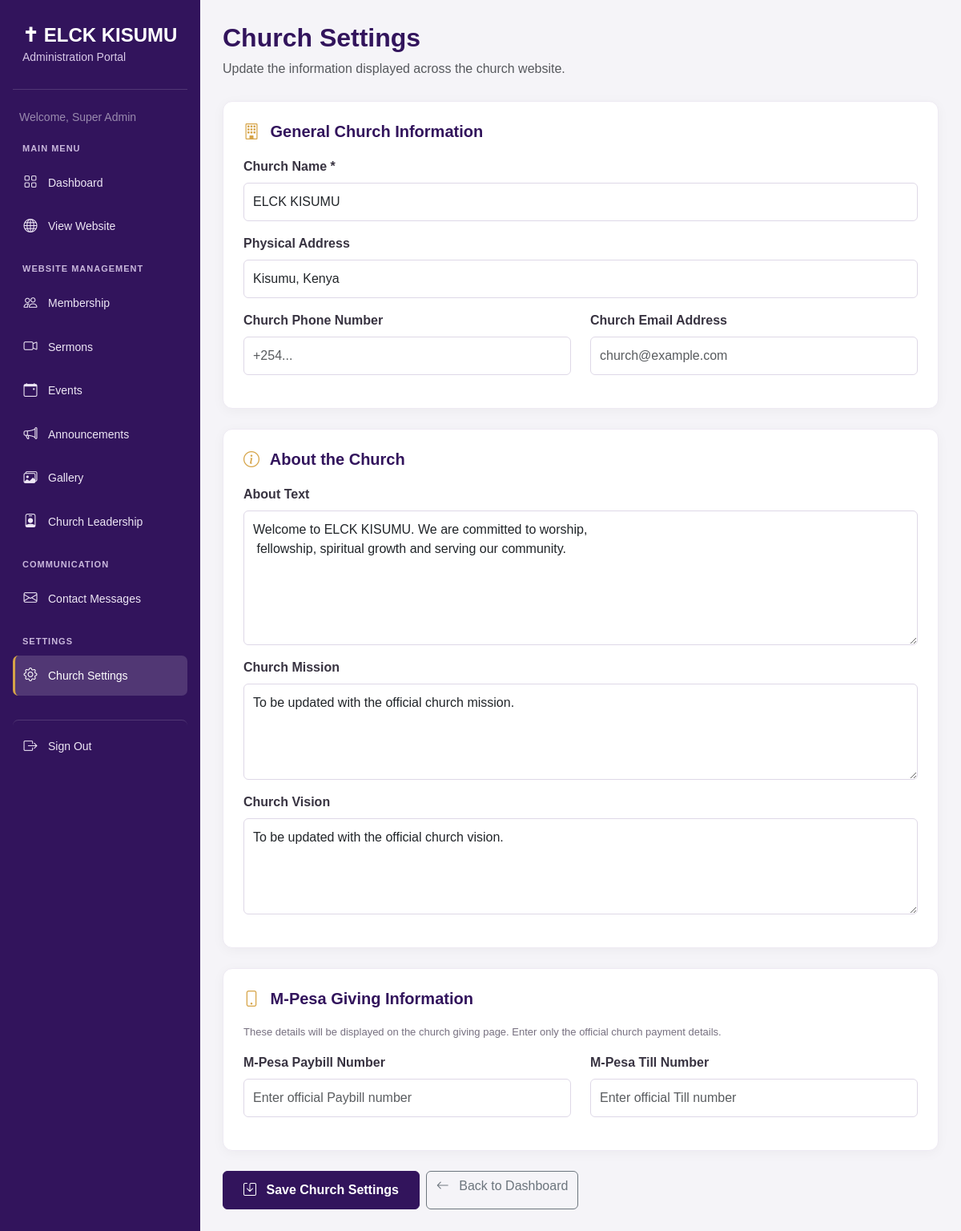
Page /admin/settings.php (signed in) on the committed database.
### tables this page shows
CREATE TABLE `church_info` (
  `id` int(11) NOT NULL,
  `church_name` varchar(150) NOT NULL,
  `address` varchar(255) DEFAULT NULL,
  `phone` varchar(30) DEFAULT NULL,
  `email` varchar(150) DEFAULT NULL,
  `mission` text DEFAULT NULL,
  `vision` text DEFAULT NULL,
  `about_text` text DEFAULT NULL,
  `paybill` varchar(50) DEFAULT NULL,
  `till_number` varchar(50) DEFAULT NULL,
  `updated_at` timestamp NOT NULL DEFAULT current_timestamp() ON UPDATE current_timestamp()
);

### admin/settings.php (the view, shortened to what this page needs)
<?php
require_once 'auth.php';
function e($value) {
    return htmlspecialchars((string)$value, ENT_QUOTES, 'UTF-8');
}
$stmt = $pdo->query("
    SELECT * FROM church_info
    ORDER BY id ASC LIMIT 1
");
$settings = $stmt->fetch();
?>
<!DOCTYPE html>
<html lang="en">
<head>
    <link href="https://cdn.jsdelivr.net/npm/bootstrap@5.3.3/dist/css/bootstrap.min.css" rel="stylesheet">
    <link rel="stylesheet" href="https://cdn.jsdelivr.net/npm/bootstrap-icons@1.11.3/font/bootstrap-icons.min.css">
</head>
<body>
<aside class="sidebar">
    <div class="sidebar-brand">
        <h4>✝ ELCK KISUMU</h4>
        <small>Administration Portal</small>
    </div>
    <p class="small text-white-50 px-2">
        Welcome, <?= e($_SESSION['admin_name'] ?? 'Administrator') ?>
    </p>
    <div class="sidebar-label">MAIN MENU</div>
    <a href="index.php">
        <i class="bi bi-grid"></i> Dashboard
    </a>
    <a href="../index.php" target="_blank" rel="noopener">
        <i class="bi bi-globe"></i> View Website
    </a>
    <div class="sidebar-label">WEBSITE MANAGEMENT</div>
    <a href="members.php">
        <i class="bi bi-people"></i> Membership
    </a>
    <a href="sermons.php">
        <i class="bi bi-camera-video"></i> Sermons
    </a>
    <a href="events.php">
        <i class="bi bi-calendar-event"></i> Events
    </a>
    <a href="announcements.php">
        <i class="bi bi-megaphone"></i> Announcements
    </a>
    <a href="gallery.php">
        <i class="bi bi-images"></i> Gallery
    </a>
    <a href="leadership.php">
        <i class="bi bi-person-badge"></i> Church Leadership
    </a>
    <div class="sidebar-label">COMMUNICATION</div>
    <a href="messages.php">
        <i class="bi bi-envelope"></i> Contact Messages
    </a>
    <div class="sidebar-label">SETTINGS</div>
    <a href="settings.php" class="active" aria-current="page">
        <i class="bi bi-gear"></i> Church Settings
    </a>
    <a href="logout.php" class="logout-link">
        <i class="bi bi-box-arrow-right"></i> Sign Out
    </a>
</aside>
<main class="main-content">
    <div class="page-header">
        <h2>Church Settings</h2>
        <p class="text-muted mb-0">
            Update the information displayed across the church website.
        </p>
    </div>
    <form method="POST">
        <section class="settings-card">
            <h5>
                <i class="bi bi-building"></i>
                General Church Information
            </h5>
            <div class="mb-3">
                <label class="form-label">Church Name *</label>
                <input type="text"
                       name="church_name"
                       class="form-control"
                       maxlength="150"
                       value="<?= e($settings['church_name']) ?>"
                       required>
            </div>
            <div class="mb-3">
                <label class="form-label">Physical Address</label>
                <input type="text"
                       name="address"
                       class="form-control"
                       maxlength="255"
                       value="<?= e($settings['address']) ?>"
                       placeholder="Enter church location">
            </div>
            <div class="row">
                <div class="col-md-6 mb-3">
                    <label class="form-label">Church Phone Number</label>
                    <input type="text"
                           name="phone"
                           class="form-control"
                           maxlength="30"
                           value="<?= e($settings['phone']) ?>"
                           placeholder="+254...">
                </div>
                <div class="col-md-6 mb-3">
                    <label class="form-label">Church Email Address</label>
                    <input type="email"
                           name="email"
                           class="form-control"
                           maxlength="150"
                           value="<?= e($settings['email']) ?>"
                           placeholder="church@example.com">
                </div>
            </div>
        </section>
        <section class="settings-card">
            <h5>
                <i class="bi bi-info-circle"></i>
                About the Church
            </h5>
            <div class="mb-3">
                <label class="form-label">About Text</label>
                <textarea name="about_text"
                          class="form-control"
                          rows="6"
                          placeholder="Write a description of ELCK Kisumu..."><?= e($settings['about_text']) ?></textarea>
            </div>
            <div class="mb-3">
                <label class="form-label">Church Mission</label>
                <textarea name="mission"
                          class="form-control"
                          rows="4"
                          placeholder="Enter the church mission..."><?= e($settings['mission']) ?></textarea>
            </div>
            <div class="mb-3">
                <label class="form-label">Church Vision</label>
                <textarea name="vision"
                          class="form-control"
                          rows="4"
                          placeholder="Enter the church vision..."><?= e($settings['vision']) ?></textarea>
            </div>
        </section>
        <section class="settings-card">
            <h5>
                <i class="bi bi-phone"></i>
                M-Pesa Giving Information
            </h5>
            <p class="helper-text">
                These details will be displayed on the church giving page.
                Enter only the official church payment details.
            </p>
            <div class="row">
                <div class="col-md-6 mb-3">
                    <label class="form-label">M-Pesa Paybill Number</label>
                    <input type="text"
                           name="paybill"
                           class="form-control"
                           maxlength="50"
                           value="<?= e($settings['paybill']) ?>"
                           placeholder="Enter official Paybill number">
                </div>
                <div class="col-md-6 mb-3">
                    <label class="form-label">M-Pesa Till Number</label>
                    <input type="text"
                           name="till_number"
                           class="form-control"
                           maxlength="50"
                           value="<?= e($settings['till_number']) ?>"
                           placeholder="Enter official Till number">
                </div>
            </div>
        </section>
        <div class="d-flex flex-wrap gap-2 mb-5">
            <button type="submit" class="btn btn-purple">
                <i class="bi bi-save me-2"></i>
                Save Church Settings
            </button>
            <a href="index.php" class="btn btn-outline-secondary">
                <i class="bi bi-arrow-left me-2"></i>
                Back to Dashboard
            </a>
        </div>
    </form>
</main>
</body>
</html>

### admin/settings.php (style rules this page uses)
:root { --purple: #32145c; --purple-light: #684594; --gold: #d6a448; --background: #f5f4f8; --text: #383341; }
* { box-sizing: border-box; }
body { margin: 0; background: var(--background); color: var(--text); font-family: Arial, sans-serif; }
.sidebar { position: fixed; top: 0; bottom: 0; left: 0; width: 250px; padding: 25px 16px; background: var(--purple); color: #fff; overflow-y: auto; z-index: 1000; }
.sidebar-brand { padding: 5px 12px 28px; border-bottom: 1px solid rgba(255,255,255,.15); margin-bottom: 24px; }
.sidebar-brand h4 { font-weight: 700; margin: 0; color: #fff; }
.sidebar-brand small { color: #d8c9e7; }
.sidebar-label { color: #c9b8dc; font-size: 11px; font-weight: 700; letter-spacing: 1px; padding: 0 12px; margin: 20px 0 10px; }
.sidebar a { display: flex; align-items: center; gap: 12px; color: #eee7f5; text-decoration: none; padding: 12px; border-radius: 7px; margin-bottom: 5px; font-size: 14px; transition: .2s; }
.sidebar a:hover, .sidebar a.active { background: rgba(255,255,255,.15); color: #fff; }
.sidebar a.active { border-left: 3px solid var(--gold); padding-left: 9px; }
.sidebar a i { font-size: 17px; width: 20px; text-align: center; }
.logout-link { margin-top: 30px; border-top: 1px solid rgba(255,255,255,.15); padding-top: 20px !important; }
.main-content { margin-left: 250px; padding: 28px; min-height: 100vh; }
.page-header { margin-bottom: 28px; }
.page-header h2 { color: var(--purple); font-weight: 700; }
.settings-card { background: #fff; padding: 25px; border-radius: 12px; box-shadow: 0 3px 15px rgba(0,0,0,.04); margin-bottom: 25px; border: 1px solid #eeeaf3; }
.settings-card h5 { color: var(--purple); margin-bottom: 20px; font-weight: 700; }
.settings-card h5 i { color: var(--gold); margin-right: 8px; }
.form-label { font-weight: 600; }
.form-control { padding: 11px; border-color: #ded8e7; }
.btn-purple { background: var(--purple); color: white; padding: 11px 25px; border: 1px solid var(--purple); font-weight: 600; }
.helper-text { color: #777080; font-size: 13px; }

### rows in the picture
church_info: church_name "ELCK KISUMU", address "Kisumu, Kenya", about_text "Welcome to ELCK KISUMU. We are committed to worship, fellowship, spiritual growth and serving our community.", mission "To be updated with the official church mission.", vision "To be updated with the official church vision."

### other values in the picture
$_SESSION['admin_name'] "Super Admin"
